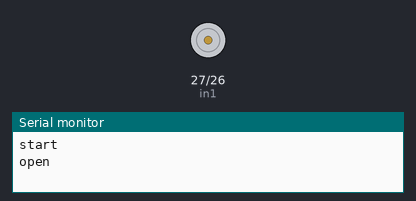
This sketch was run on a simulated ESP32. Shown: motor-driver pin pairs drawn as motors (green arrow = first pin HIGH = forward, orange = second pin HIGH = backward, longer = more drive, scaled by the enable pin), the last lines printed to the serial monitor.

Above: at 1.7 s.
At 3.31 s:
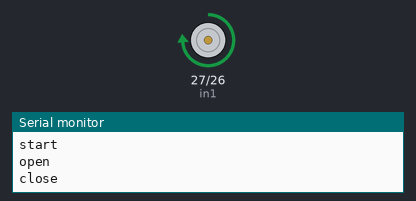
At 6.5 s:
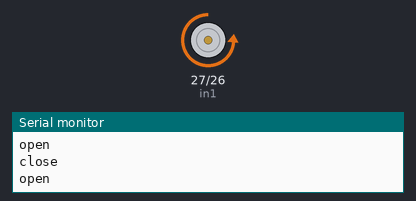
Timing chart, 0 to 8.3 s (numbered marks = the images above):
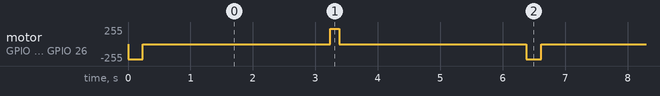

The sketch:

15lid.ino
```cpp
// 馬達控制設定
const byte in1 = 27;  //In1
const byte in2 = 26;  //In2
const byte ENA = 12;  //ENA


void open_lid(){
    //control front
	digitalWrite(in1, LOW);
    digitalWrite(in2, HIGH);
	//PWM
	ledcWrite(0, 230);
	Serial.println("open");
	delay(240);
	stop_lid();
}
void close_lid(){
    //control front
	digitalWrite(in1, HIGH);
    digitalWrite(in2, LOW);
	//PWM
	ledcWrite(0, 230);
	Serial.println("close");

	delay(140);
	stop_lid();
}
void stop_lid(){
    //control front
	digitalWrite(in1, LOW);
    digitalWrite(in2, LOW);
	//PWM
	ledcWrite(0, 0);

}

void setup(){
	pinMode(in1, OUTPUT);
    pinMode(in2, OUTPUT);
    pinMode(ENA, OUTPUT);
	ledcSetup(0, 5000, 8);
	ledcAttachPin(ENA, 0);
  Serial.begin(9600);
  Serial.println("start");
}

void loop(){
	open_lid();

	delay(3000);

	close_lid();

	delay(3000);
}
```

Measured:
- by itself, motor on GPIO 27 (in1) / GPIO 26 (in2): repeats every 6.4 s: stopped 3.0 s, forward 229/255 0.14 s, stopped 3.0 s, backward 229/255 0.24 s
